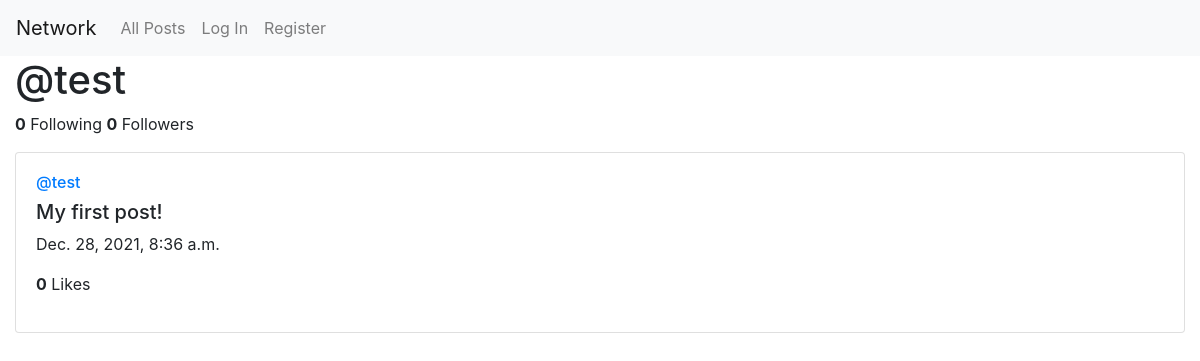
/test, run on an earlier commit of the app's database.
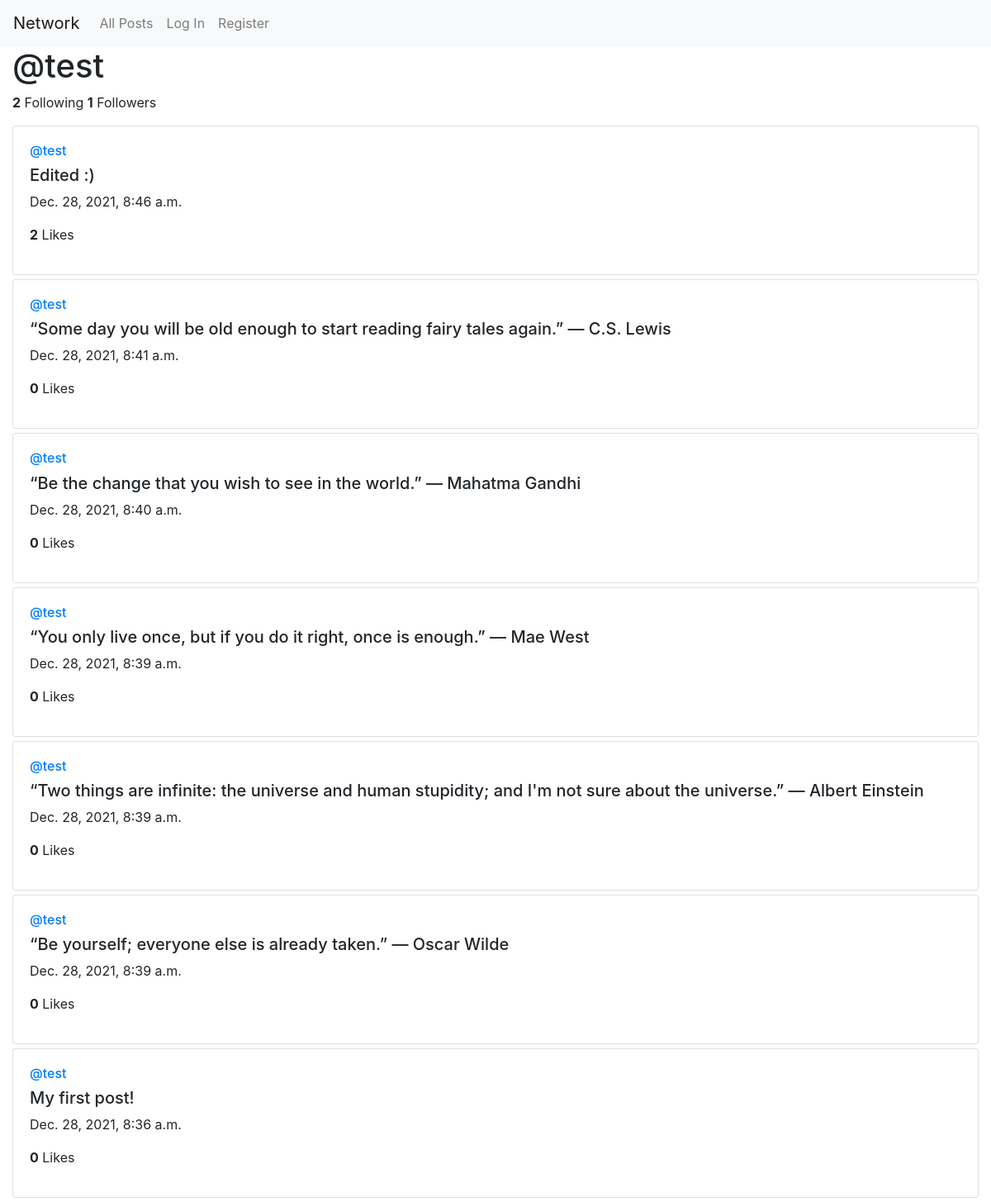
And on a later commit of the database.
### network/models.py (models this page shows, shortened)
class Post(models.Model):
    id = models.UUIDField(primary_key=True, default=uuid.uuid4, editable=False) # each post uniquely identified using UUID v4
    user = models.ForeignKey("User", on_delete=models.CASCADE, related_name="posts")
    text = models.TextField()
    created_at = models.DateTimeField(auto_now_add=True) # Automatically set the field to now when the post is created
    likes = models.ManyToManyField(User, blank=True, related_name="liked")

class User(AbstractUser):
    following = models.ManyToManyField("self", blank=True, symmetrical=False, related_name="followers")

### network/views.py (the view, shortened to what this page needs)
# urls.py: path("<str:username>", views.profile_view , name="profile")
def profile_view(request, username):
    try:
        profile_user = User.objects.get(username=username)
        followers = profile_user.followers
        is_following, connected_user = None, None
        following_counter = profile_user.following.count()
        followers_counter = profile_user.followers.count()
        user_posts = Post.objects.filter(user=profile_user)
        user_posts = user_posts.order_by('-created_at')
        page_index = request.GET.get('page', 1) # Get the page index from the URL
        p = Paginator(user_posts, 10)
        try:
            c_page = p.page(page_index)
        except PageNotAnInteger:    # Get to the first page
            c_page = p.page(1)
        except EmptyPage:   # Get to the last existing page
            c_page = p.page(p.num_pages)
        return render(request, "network/profile.html", {
            "username": username,
            "following_counter": following_counter,
            "followers_counter": followers_counter,
            "c_page": c_page,
            "is_following": is_following,
            "c_user": connected_user
        })
    except:
        return error(request, "ERROR 404", "The requested page not found !")

### network/templates/network/profile.html (shortened to what this page needs)
{% extends "network/layout.html" %}
{% load static %}
{% block body %}
    <h1>@{{username}}</h1>
    <p><strong>{{following_counter}}</strong> Following <strong>{{followers_counter}}</strong> Followers</p>
    {% for post in c_page.object_list %}
    <div class="card" style="margin: 5px 0;">
        <div class="card-body">
            <a href="{% url 'profile' username=post.user.username %}"><h6>@{{ post.user }}</h6></a>
            <div class="post-content" data-pid="{{post.id}}">
                <h5 data-pid="{{post.id}}">{{ post.text }}</h5>
                <p>{{ post.created_at }}</p>
                {% if user.is_authenticated %}
                    <p data-pid="{{post.id}}" style="cursor:pointer;" onclick="likeUnlike(this)"><b>{{ post.likes.count }}</b> Likes</p>
                {% else %}
                    <p style="cursor:pointer;"><b>{{ post.likes.count }}</b> Likes</p>
                {% endif %}
            </div>
        </div>
    </div>
    {% endfor %}
{% endblock %}

What changed in the data, as far as the page shows it:
added Post: user "test", text "Edited :)", created_at "Dec. 28, 2021, 8:46 a.m.", likes.count "2"
added Post: user "test", text "“Some day you will be old enough to start reading fairy tales again.” ― C.S. Lewis", created_at "Dec. 28, 2021, 8:41 a.m.", likes.count "0"
added Post: user "test", text "“Be the change that you wish to see in the world.” ― Mahatma Gandhi", created_at "Dec. 28, 2021, 8:40 a.m.", likes.count "0"
added Post: user "test", text "“You only live once, but if you do it right, once is enough.” ― Mae West", created_at "Dec. 28, 2021, 8:39 a.m.", likes.count "0"
added Post: user "test", text "“Two things are infinite: the universe and human stupidity; and I'm not sure about the universe.” ― Albert Einstein", created_at "Dec. 28, 2021, 8:39 a.m.", likes.count "0"
added Post: user "test", text "“Be yourself; everyone else is already taken.” ― Oscar Wilde", created_at "Dec. 28, 2021, 8:39 a.m.", likes.count "0"
Also different on the page:
{{ following_counter }}: "0" → "2"
{{ followers_counter }}: "0" → "1"
